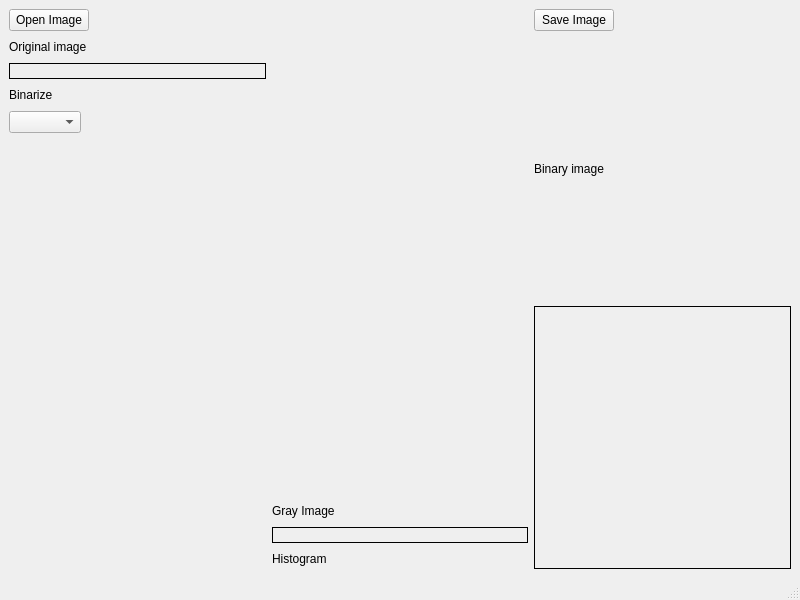
<?xml version="1.0" encoding="UTF-8"?>
<ui version="4.0">
 <class>MainWindow</class>
 <widget class="QMainWindow" name="MainWindow">
  <property name="geometry">
   <rect>
    <x>0</x>
    <y>0</y>
    <width>800</width>
    <height>600</height>
   </rect>
  </property>
  <property name="windowTitle">
   <string>MainWindow</string>
  </property>
  <widget class="QWidget" name="centralwidget">
   <layout class="QHBoxLayout" name="horizontalLayout_5">
    <item>
     <layout class="QHBoxLayout" name="horizontalLayout">
      <item>
       <layout class="QVBoxLayout" name="v_box_1">
        <item>
         <layout class="QHBoxLayout" name="open_button_hbox">
          <item>
           <widget class="QPushButton" name="open_button">
            <property name="text">
             <string>Open Image</string>
            </property>
           </widget>
          </item>
          <item>
           <spacer name="horizontalSpacer_6">
            <property name="orientation">
             <enum>Qt::Horizontal</enum>
            </property>
            <property name="sizeHint" stdset="0">
             <size>
              <width>40</width>
              <height>20</height>
             </size>
            </property>
           </spacer>
          </item>
         </layout>
        </item>
        <item>
         <layout class="QHBoxLayout" name="header_original_hbox">
          <item>
           <widget class="QLabel" name="original_image_label_2">
            <property name="text">
             <string>Original image</string>
            </property>
           </widget>
          </item>
          <item>
           <spacer name="horizontalSpacer">
            <property name="orientation">
             <enum>Qt::Horizontal</enum>
            </property>
            <property name="sizeHint" stdset="0">
             <size>
              <width>40</width>
              <height>20</height>
             </size>
            </property>
           </spacer>
          </item>
         </layout>
        </item>
        <item>
         <widget class="QLabel" name="original_image_label">
          <property name="styleSheet">
           <string notr="true">border: 1px solid black;</string>
          </property>
          <property name="text">
           <string/>
          </property>
         </widget>
        </item>
        <item>
         <layout class="QHBoxLayout" name="binarization_header_hbox">
          <item>
           <widget class="QLabel" name="binarize_label">
            <property name="text">
             <string>Binarize</string>
            </property>
           </widget>
          </item>
          <item>
           <spacer name="horizontalSpacer_3">
            <property name="orientation">
             <enum>Qt::Horizontal</enum>
            </property>
            <property name="sizeHint" stdset="0">
             <size>
              <width>40</width>
              <height>20</height>
             </size>
            </property>
           </spacer>
          </item>
         </layout>
        </item>
        <item>
         <layout class="QHBoxLayout" name="combobox_hbox">
          <item>
           <widget class="QComboBox" name="comboBox"/>
          </item>
          <item>
           <spacer name="horizontalSpacer_2">
            <property name="orientation">
             <enum>Qt::Horizontal</enum>
            </property>
            <property name="sizeHint" stdset="0">
             <size>
              <width>40</width>
              <height>20</height>
             </size>
            </property>
           </spacer>
          </item>
         </layout>
        </item>
        <item>
         <spacer name="verticalSpacer_4">
          <property name="orientation">
           <enum>Qt::Vertical</enum>
          </property>
          <property name="sizeHint" stdset="0">
           <size>
            <width>20</width>
            <height>40</height>
           </size>
          </property>
         </spacer>
        </item>
       </layout>
      </item>
      <item>
       <layout class="QVBoxLayout" name="v_box_2">
        <item>
         <spacer name="verticalSpacer_2">
          <property name="orientation">
           <enum>Qt::Vertical</enum>
          </property>
          <property name="sizeHint" stdset="0">
           <size>
            <width>20</width>
            <height>40</height>
           </size>
          </property>
         </spacer>
        </item>
        <item>
         <layout class="QHBoxLayout" name="grayscale_hbox">
          <item>
           <widget class="QLabel" name="gray_header_label">
            <property name="text">
             <string>Gray Image</string>
            </property>
           </widget>
          </item>
          <item>
           <spacer name="horizontalSpacer_4">
            <property name="orientation">
             <enum>Qt::Horizontal</enum>
            </property>
            <property name="sizeHint" stdset="0">
             <size>
              <width>40</width>
              <height>20</height>
             </size>
            </property>
           </spacer>
          </item>
         </layout>
        </item>
        <item>
         <widget class="QLabel" name="grayscale_label">
          <property name="styleSheet">
           <string notr="true">border: 1px solid black;</string>
          </property>
          <property name="text">
           <string/>
          </property>
         </widget>
        </item>
        <item>
         <layout class="QHBoxLayout" name="histogram_header_hbox">
          <item>
           <widget class="QLabel" name="histogram_header_label">
            <property name="text">
             <string>Histogram</string>
            </property>
           </widget>
          </item>
          <item>
           <spacer name="horizontalSpacer_8">
            <property name="orientation">
             <enum>Qt::Horizontal</enum>
            </property>
            <property name="sizeHint" stdset="0">
             <size>
              <width>40</width>
              <height>20</height>
             </size>
            </property>
           </spacer>
          </item>
         </layout>
        </item>
       </layout>
      </item>
      <item>
       <layout class="QVBoxLayout" name="v_box_3">
        <item>
         <layout class="QHBoxLayout" name="save_button_hbox">
          <item>
           <widget class="QPushButton" name="save_button">
            <property name="text">
             <string>Save Image</string>
            </property>
           </widget>
          </item>
          <item>
           <spacer name="horizontalSpacer_7">
            <property name="orientation">
             <enum>Qt::Horizontal</enum>
            </property>
            <property name="sizeHint" stdset="0">
             <size>
              <width>40</width>
              <height>20</height>
             </size>
            </property>
           </spacer>
          </item>
         </layout>
        </item>
        <item>
         <layout class="QHBoxLayout" name="binary_header_hbox">
          <item>
           <widget class="QLabel" name="binary_header_label">
            <property name="text">
             <string>Binary image</string>
            </property>
           </widget>
          </item>
          <item>
           <spacer name="horizontalSpacer_5">
            <property name="orientation">
             <enum>Qt::Horizontal</enum>
            </property>
            <property name="sizeHint" stdset="0">
             <size>
              <width>40</width>
              <height>20</height>
             </size>
            </property>
           </spacer>
          </item>
         </layout>
        </item>
        <item>
         <widget class="QLabel" name="binary_label">
          <property name="styleSheet">
           <string notr="true">border: 1px solid black;
</string>
          </property>
          <property name="text">
           <string/>
          </property>
         </widget>
        </item>
       </layout>
      </item>
     </layout>
    </item>
   </layout>
  </widget>
  <widget class="QStatusBar" name="statusbar"/>
 </widget>
 <resources/>
 <connections/>
</ui>
